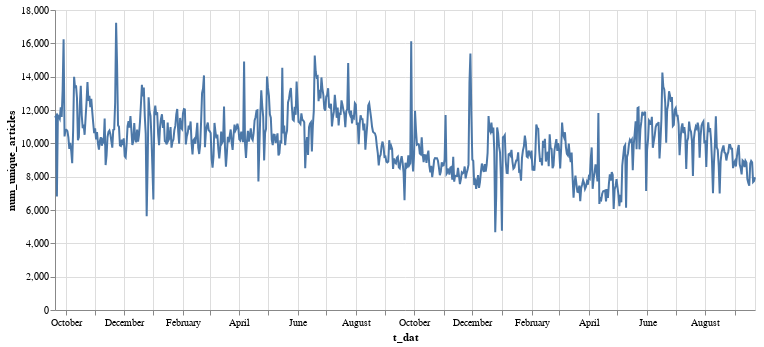

The cell this chart's notebook holds for it:
### Code cell
alt.Chart(df_sales).mark_line().encode(
    x="t_dat", y="num_unique_articles", tooltip=["t_dat"]
).properties(width=700)

### Figure 1 — Vega-Lite specification as saved in the notebook (floating-point values rounded to 4 significant figures; data arrays with more than 128 entries replaced by an {"elided": "..."} marker saying what was removed)
{"$schema": "https://vega.github.io/schema/vega-lite/v4.17.0.json", "config": {"view": {"continuousHeight": 300, "continuousWidth": 400}}, "data": {"name": "data-7cd6a2be985d45646b02d0ce67852e63"}, "datasets": {"data-7cd6a2be985d45646b02d0ce67852e63": {"elided": "734 records"}}, "encoding": {"tooltip": [{"field": "t_dat", "type": "temporal"}], "x": {"field": "t_dat", "type": "temporal"}, "y": {"field": "num_unique_articles", "type": "quantitative"}}, "mark": "line", "width": 700}
